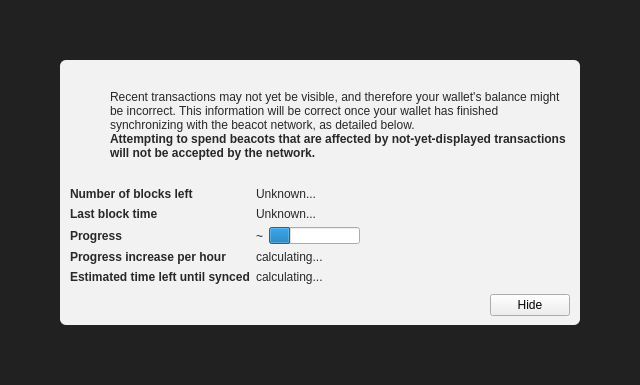
<?xml version="1.0" encoding="UTF-8"?>
<ui version="4.0">
 <class>ModalOverlay</class>
 <widget class="ModalOverlay" name="ModalOverlay">
  <property name="geometry">
   <rect>
    <x>0</x>
    <y>0</y>
    <width>640</width>
    <height>385</height>
   </rect>
  </property>
  <property name="windowTitle">
   <string>Form</string>
  </property>
  <layout class="QVBoxLayout" name="verticalLayout" stretch="0">
   <property name="sizeConstraint">
    <enum>QLayout::SetDefaultConstraint</enum>
   </property>
   <property name="leftMargin">
    <number>0</number>
   </property>
   <property name="topMargin">
    <number>0</number>
   </property>
   <property name="rightMargin">
    <number>0</number>
   </property>
   <property name="bottomMargin">
    <number>0</number>
   </property>
   <item>
    <widget class="QWidget" name="bgWidget" native="true">
     <property name="styleSheet">
      <string notr="true">#bgWidget { background: rgba(0,0,0,220); }</string>
     </property>
     <layout class="QVBoxLayout" name="verticalLayoutMain" stretch="1">
      <property name="leftMargin">
       <number>60</number>
      </property>
      <property name="topMargin">
       <number>60</number>
      </property>
      <property name="rightMargin">
       <number>60</number>
      </property>
      <property name="bottomMargin">
       <number>60</number>
      </property>
      <item>
       <widget class="QWidget" name="contentWidget" native="true">
        <property name="styleSheet">
         <string notr="true">#contentWidget { background: rgba(255,255,255,240); border-radius: 6px; }

QLabel { color: rgb(40,40,40);  }</string>
        </property>
        <layout class="QVBoxLayout" name="verticalLayoutSub" stretch="1,0,0,0">
         <property name="spacing">
          <number>0</number>
         </property>
         <property name="leftMargin">
          <number>10</number>
         </property>
         <property name="topMargin">
          <number>10</number>
         </property>
         <property name="rightMargin">
          <number>10</number>
         </property>
         <property name="bottomMargin">
          <number>10</number>
         </property>
         <item>
          <layout class="QHBoxLayout" name="horizontalLayoutIconText" stretch="0,1">
           <property name="topMargin">
            <number>20</number>
           </property>
           <item>
            <layout class="QVBoxLayout" name="verticalLayoutIcon">
             <property name="leftMargin">
              <number>0</number>
             </property>
             <item>
              <widget class="QPushButton" name="warningIcon">
               <property name="enabled">
                <bool>false</bool>
               </property>
               <property name="text">
                <string/>
               </property>
               <property name="icon">
                <iconset>
                 <normaloff>:/icons/warning</normaloff>
                 <disabledoff>:/icons/warning</disabledoff>:/icons/warning</iconset>
               </property>
               <property name="iconSize">
                <size>
                 <width>48</width>
                 <height>48</height>
                </size>
               </property>
               <property name="flat">
                <bool>true</bool>
               </property>
              </widget>
             </item>
             <item>
              <spacer name="verticalSpacerWarningIcon">
               <property name="orientation">
                <enum>Qt::Vertical</enum>
               </property>
               <property name="sizeHint" stdset="0">
                <size>
                 <width>20</width>
                 <height>40</height>
                </size>
               </property>
              </spacer>
             </item>
            </layout>
           </item>
           <item>
            <layout class="QVBoxLayout" name="verticalLayoutInfoText">
             <property name="leftMargin">
              <number>0</number>
             </property>
             <property name="topMargin">
              <number>0</number>
             </property>
             <item>
              <widget class="QLabel" name="infoText">
               <property name="text">
                <string>Recent transactions may not yet be visible, and therefore your wallet's balance might be incorrect. This information will be correct once your wallet has finished synchronizing with the beacot network, as detailed below.</string>
               </property>
               <property name="textFormat">
                <enum>Qt::RichText</enum>
               </property>
               <property name="wordWrap">
                <bool>true</bool>
               </property>
              </widget>
             </item>
             <item>
              <widget class="QLabel" name="infoTextStrong">
               <property name="font">
                <font>
                 <weight>75</weight>
                 <bold>true</bold>
                </font>
               </property>
               <property name="text">
                <string>Attempting to spend beacots that are affected by not-yet-displayed transactions will not be accepted by the network.</string>
               </property>
               <property name="textFormat">
                <enum>Qt::RichText</enum>
               </property>
               <property name="wordWrap">
                <bool>true</bool>
               </property>
              </widget>
             </item>
             <item>
              <spacer name="verticalSpacerInTextSpace">
               <property name="orientation">
                <enum>Qt::Vertical</enum>
               </property>
               <property name="sizeHint" stdset="0">
                <size>
                 <width>20</width>
                 <height>40</height>
                </size>
               </property>
              </spacer>
             </item>
            </layout>
           </item>
          </layout>
         </item>
         <item>
          <spacer name="verticalSpacerAfterText">
           <property name="orientation">
            <enum>Qt::Vertical</enum>
           </property>
           <property name="sizeHint" stdset="0">
            <size>
             <width>20</width>
             <height>40</height>
            </size>
           </property>
          </spacer>
         </item>
         <item>
          <layout class="QFormLayout" name="formLayout">
           <property name="fieldGrowthPolicy">
            <enum>QFormLayout::FieldsStayAtSizeHint</enum>
           </property>
           <property name="horizontalSpacing">
            <number>6</number>
           </property>
           <property name="verticalSpacing">
            <number>6</number>
           </property>
           <property name="topMargin">
            <number>10</number>
           </property>
           <item row="0" column="0">
            <widget class="QLabel" name="labelNumberOfBlocksLeft">
             <property name="font">
              <font>
               <weight>75</weight>
               <bold>true</bold>
              </font>
             </property>
             <property name="text">
              <string>Number of blocks left</string>
             </property>
            </widget>
           </item>
           <item row="0" column="1">
            <widget class="QLabel" name="numberOfBlocksLeft">
             <property name="text">
              <string>Unknown...</string>
             </property>
            </widget>
           </item>
           <item row="1" column="0">
            <widget class="QLabel" name="labelLastBlockTime">
             <property name="font">
              <font>
               <weight>75</weight>
               <bold>true</bold>
              </font>
             </property>
             <property name="text">
              <string>Last block time</string>
             </property>
            </widget>
           </item>
           <item row="1" column="1">
            <widget class="QLabel" name="newestBlockDate">
             <property name="sizePolicy">
              <sizepolicy hsizetype="Maximum" vsizetype="Preferred">
               <horstretch>0</horstretch>
               <verstretch>0</verstretch>
              </sizepolicy>
             </property>
             <property name="text">
              <string>Unknown...</string>
             </property>
            </widget>
           </item>
           <item row="2" column="0">
            <widget class="QLabel" name="labelSyncDone">
             <property name="font">
              <font>
               <weight>75</weight>
               <bold>true</bold>
              </font>
             </property>
             <property name="text">
              <string>Progress</string>
             </property>
            </widget>
           </item>
           <item row="2" column="1">
            <layout class="QHBoxLayout" name="horizontalLayoutSync" stretch="0,1">
             <item>
              <widget class="QLabel" name="percentageProgress">
               <property name="text">
                <string notr="true">~</string>
               </property>
              </widget>
             </item>
             <item>
              <widget class="QProgressBar" name="progressBar">
               <property name="value">
                <number>24</number>
               </property>
               <property name="format">
                <string/>
               </property>
              </widget>
             </item>
            </layout>
           </item>
           <item row="4" column="0">
            <widget class="QLabel" name="labelProgressIncrease">
             <property name="font">
              <font>
               <weight>75</weight>
               <bold>true</bold>
              </font>
             </property>
             <property name="text">
              <string>Progress increase per hour</string>
             </property>
            </widget>
           </item>
           <item row="4" column="1">
            <widget class="QLabel" name="progressIncreasePerH">
             <property name="text">
              <string>calculating...</string>
             </property>
            </widget>
           </item>
           <item row="5" column="0">
            <widget class="QLabel" name="labelEstimatedTimeLeft">
             <property name="font">
              <font>
               <weight>75</weight>
               <bold>true</bold>
              </font>
             </property>
             <property name="text">
              <string>Estimated time left until synced</string>
             </property>
            </widget>
           </item>
           <item row="5" column="1">
            <widget class="QLabel" name="expectedTimeLeft">
             <property name="text">
              <string>calculating...</string>
             </property>
            </widget>
           </item>
          </layout>
         </item>
         <item>
          <layout class="QHBoxLayout" name="horizontalLayoutButtons">
           <property name="leftMargin">
            <number>10</number>
           </property>
           <property name="topMargin">
            <number>10</number>
           </property>
           <item>
            <spacer name="horizontalSpacer">
             <property name="orientation">
              <enum>Qt::Horizontal</enum>
             </property>
             <property name="sizeHint" stdset="0">
              <size>
               <width>40</width>
               <height>20</height>
              </size>
             </property>
            </spacer>
           </item>
           <item>
            <widget class="QPushButton" name="closeButton">
             <property name="text">
              <string>Hide</string>
             </property>
            </widget>
           </item>
          </layout>
         </item>
        </layout>
       </widget>
      </item>
     </layout>
    </widget>
   </item>
  </layout>
 </widget>
 <customwidgets>
  <customwidget>
   <class>ModalOverlay</class>
   <extends>QWidget</extends>
   <header>modaloverlay.h</header>
   <container>1</container>
  </customwidget>
 </customwidgets>
 <resources/>
 <connections/>
</ui>
